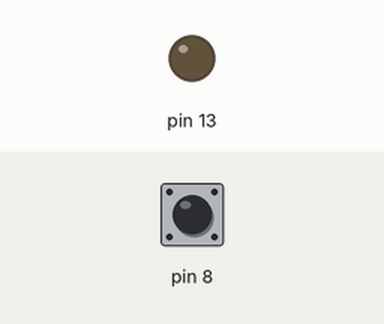
Recording of a sketch running on a simulated Arduino Uno, built with avr-gcc and run on an emulated ATmega328P. On the bench: output pins drawn as LEDs (lit = HIGH). The inputs (shaded band) are chosen by the test bench; at power-on: pin 8 HIGH.

Above: at 1.2 s.
1.3 s: pin 8 pulled LOW for 0.15 s
At 2.4 s:
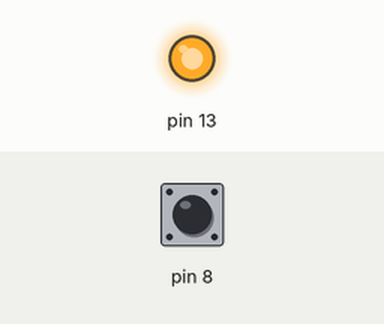
2.9 s: pin 8 pulled LOW for 1 s
At 3.6 s:
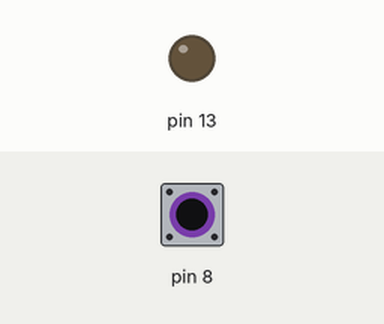
5.4 s: pin 8 pulled LOW for 3.2 s
At 6.7 s:
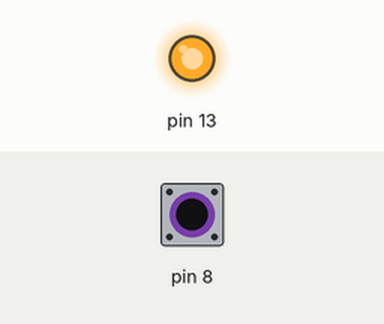
Timing chart, 0 to 8.4 s (numbered marks = the images above; inputs shaded):
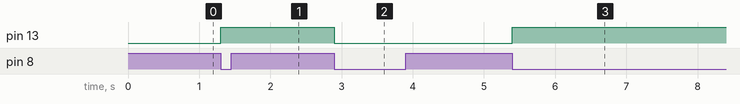

Measured:
- after the input at 1.3 s, pin 13: LOW → HIGH at once
- after the input at 2.9 s, pin 13: HIGH → LOW at once
- after the input at 5.4 s, pin 13: LOW → HIGH at once

The sketch:

task2lab2A.ino
```cpp
#include <PinChangeInterrupt.h>
volatile bool myled=false;
void setup() {
  // put your setup code here, to run once:
  pinMode(13,OUTPUT);
  pinMode(8,INPUT_PULLUP);
  attachPCINT(digitalPinToPCINT(8),toggle,FALLING);

}

void loop() {
  // put your main code here, to run repeatedly:

}
 void toggle()
 {
  myled=!myled;
  digitalWrite(13,myled);
 }
```
